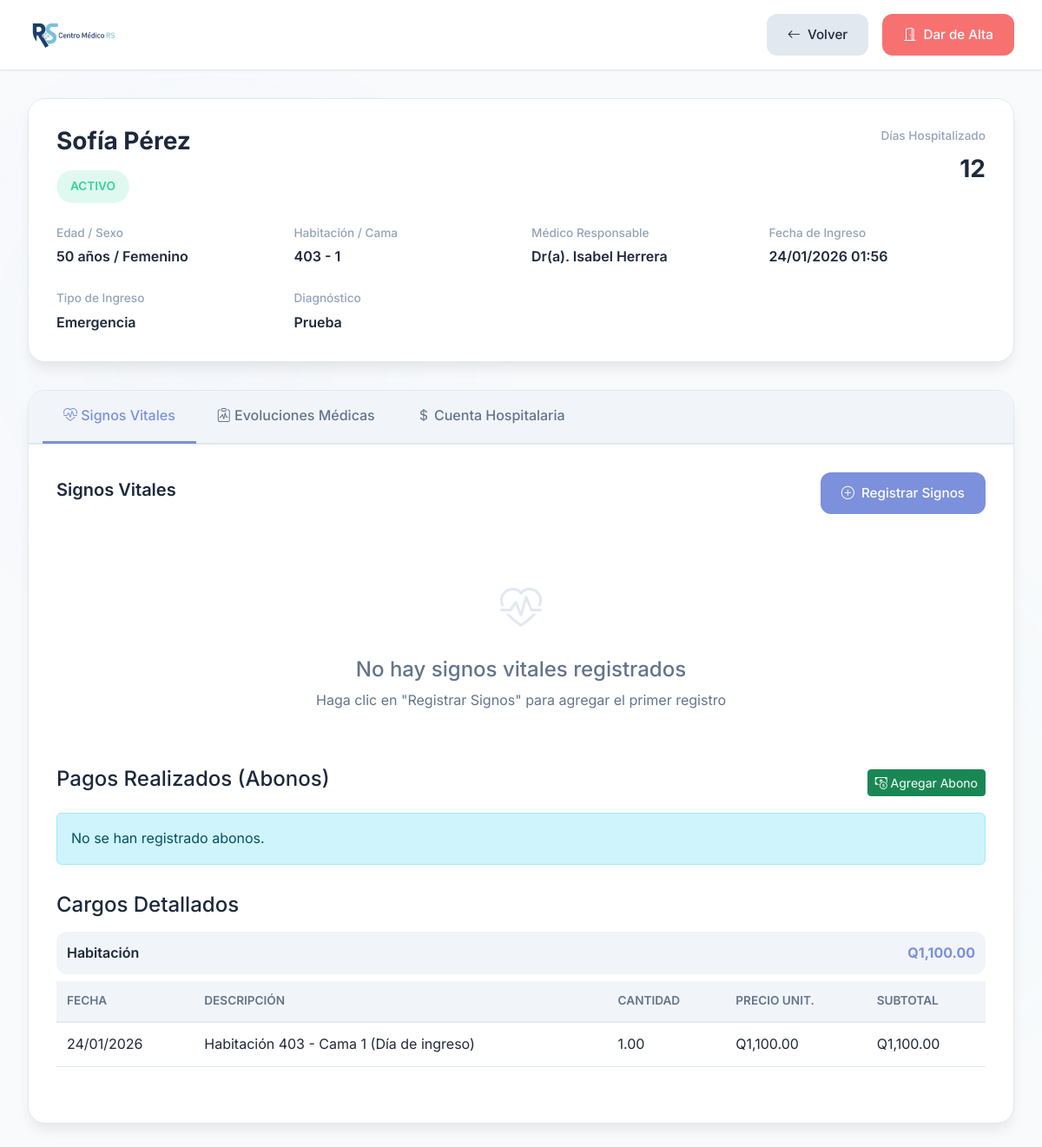
Screenshot of /php/hospitalization/detalle_encamamiento.php?id=3 (signed in) with the database file from the repository.
### tables this page shows
CREATE TABLE `encamamientos` (
  `id_encamamiento` int NOT NULL,
  `id_paciente` int NOT NULL,
  `id_cama` int NOT NULL,
  `id_doctor` int DEFAULT NULL,
  `fecha_ingreso` datetime NOT NULL,
  `fecha_alta` datetime DEFAULT NULL,
  `motivo_ingreso` text NOT NULL,
  `diagnostico_ingreso` varchar(500) DEFAULT NULL,
  `diagnostico_egreso` varchar(500) DEFAULT NULL,
  `estado` enum('Activo','Alta_Medica','Alta_Administrativa','Transferido','Fallecido') DEFAULT 'Activo',
  `tipo_ingreso` enum('Programado','Emergencia','Referido') DEFAULT 'Programado',
  `notas_ingreso` text,
  `notas_alta` text,
  `created_by` int DEFAULT NULL,
  `fecha_creacion` timestamp NULL DEFAULT CURRENT_TIMESTAMP,
  `fecha_actualizacion` timestamp NULL DEFAULT CURRENT_TIMESTAMP ON UPDATE CURRENT_TIMESTAMP
);

CREATE TABLE `pacientes` (
  `id_paciente` int NOT NULL,
  `nombre` varchar(100) NOT NULL,
  `apellido` varchar(100) NOT NULL,
  `fecha_nacimiento` date NOT NULL,
  `genero` enum('Masculino','Femenino') NOT NULL,
  `direccion` varchar(255) DEFAULT NULL,
  `telefono` varchar(15) DEFAULT NULL,
  `correo` varchar(100) DEFAULT NULL,
  `fecha_registro` timestamp NULL DEFAULT CURRENT_TIMESTAMP
);

CREATE TABLE `habitaciones` (
  `id_habitacion` int NOT NULL,
  `numero_habitacion` varchar(10) NOT NULL,
  `tipo_habitacion` enum('Individual','Compartida','UCI','Pediatría','Observación') NOT NULL,
  `tarifa_por_noche` decimal(10,2) NOT NULL,
  `piso` varchar(50) DEFAULT NULL,
  `estado` enum('Disponible','Ocupada','Mantenimiento','Reservada') DEFAULT 'Disponible',
  `descripcion` text,
  `tiene_bano` tinyint(1) DEFAULT '1',
  `tiene_tv` tinyint(1) DEFAULT '0',
  `tiene_aire_acondicionado` tinyint(1) DEFAULT '0',
  `capacidad_maxima` int DEFAULT '1',
  `fecha_creacion` timestamp NULL DEFAULT CURRENT_TIMESTAMP,
  `fecha_actualizacion` timestamp NULL DEFAULT CURRENT_TIMESTAMP ON UPDATE CURRENT_TIMESTAMP
);

CREATE TABLE `camas` (
  `id_cama` int NOT NULL,
  `id_habitacion` int NOT NULL,
  `numero_cama` varchar(5) NOT NULL,
  `estado` enum('Disponible','Ocupada','Mantenimiento','Reservada') DEFAULT 'Disponible',
  `descripcion` text,
  `fecha_creacion` timestamp NULL DEFAULT CURRENT_TIMESTAMP,
  `fecha_actualizacion` timestamp NULL DEFAULT CURRENT_TIMESTAMP ON UPDATE CURRENT_TIMESTAMP
);

CREATE TABLE `usuarios` (
  `idUsuario` int NOT NULL,
  `usuario` varchar(255) NOT NULL,
  `password` varchar(255) NOT NULL,
  `nombre` varchar(255) NOT NULL,
  `apellido` varchar(255) NOT NULL,
  `especialidad` varchar(255) DEFAULT NULL,
  `tipoUsuario` enum('admin','doc','user','') NOT NULL,
  `clinica` varchar(255) NOT NULL,
  `telefono` varchar(255) NOT NULL,
  `email` varchar(255) NOT NULL,
  `permisos_modulos` text
);

CREATE TABLE `cargos_hospitalarios` (
  `id_cargo` int NOT NULL,
  `id_cuenta` int NOT NULL,
  `tipo_cargo` enum('Habitación','Medicamento','Procedimiento','Laboratorio','Honorario','Insumo','Otro') NOT NULL,
  `descripcion` varchar(500) NOT NULL,
  `cantidad` decimal(10,3) DEFAULT '1.000',
  `precio_unitario` decimal(10,2) NOT NULL,
  `subtotal` decimal(10,2) GENERATED ALWAYS AS ((`cantidad` * `precio_unitario`)) STORED,
  `fecha_cargo` datetime NOT NULL,
  `fecha_aplicacion` date DEFAULT NULL COMMENT 'Para cargos de habitación por noche',
  `registrado_por` int DEFAULT NULL,
  `referencia_id` int DEFAULT NULL COMMENT 'ID del item original (id_medicamento, id_procedimiento, etc)',
  `referencia_tabla` varchar(50) DEFAULT NULL COMMENT 'Nombre de la tabla de referencia',
  `notas` text,
  `cancelado` tinyint(1) DEFAULT '0',
  `fecha_cancelacion` datetime DEFAULT NULL,
  `motivo_cancelacion` text,
  `fecha_creacion` timestamp NULL DEFAULT CURRENT_TIMESTAMP
);

### php/hospitalization/detalle_encamamiento.php (the view, shortened to what the rows shown need)
<?php
$id_encamamiento = isset($_GET['id']) ? intval($_GET['id']) : 0;
try {
    $database = new Database();
    $conn = $database->getConnection();
    $stmt_enc = $conn->prepare("
        SELECT
            e.*,
            pac.nombre as nombre_paciente,
            pac.apellido as apellido_paciente,
            pac.fecha_nacimiento,
            pac.genero,
            pac.direccion,
            pac.telefono,
            hab.numero_habitacion,
            hab.tipo_habitacion,
            hab.tarifa_por_noche,
            c.numero_cama,
            u.nombre as doctor_nombre,
            u.apellido as doctor_apellido,
            u.especialidad,
            DATEDIFF(COALESCE(e.fecha_alta, CURDATE()), DATE(e.fecha_ingreso)) as dias_hospitalizado
        FROM encamamientos e
        INNER JOIN pacientes pac ON e.id_paciente = pac.id_paciente
        INNER JOIN camas c ON e.id_cama = c.id_cama
        INNER JOIN habitaciones hab ON c.id_habitacion = hab.id_habitacion
        LEFT JOIN usuarios u ON e.id_doctor = u.idUsuario
        WHERE e.id_encamamiento = ?
    ");
    $stmt_enc->execute([$id_encamamiento]);
    $encamamiento = $stmt_enc->fetch(PDO::FETCH_ASSOC);
    $fecha_nac = new DateTime($encamamiento['fecha_nacimiento']);
    $hoy = new DateTime();
    $edad = $hoy->diff($fecha_nac)->y;
    $stmt_cuenta = $conn->prepare("
        SELECT * FROM cuenta_hospitalaria WHERE id_encamamiento = ?
    ");
    $stmt_cuenta->execute([$id_encamamiento]);
    $cuenta = $stmt_cuenta->fetch(PDO::FETCH_ASSOC);
    if ($cuenta) {
        $id_cuenta = $cuenta['id_cuenta'];
        $stmt_cuenta->execute([$id_encamamiento]);
        $cuenta = $stmt_cuenta->fetch(PDO::FETCH_ASSOC);
        $stmt_cargos = $conn->prepare("
            SELECT ch.*, u.nombre as registrado_nombre
            FROM cargos_hospitalarios ch
            LEFT JOIN usuarios u ON ch.registrado_por = u.idUsuario
            WHERE ch.id_cuenta = ? AND ch.cancelado = FALSE
            ORDER BY ch.fecha_cargo DESC
        ");
        $stmt_cargos->execute([$id_cuenta]);
        $cargos = $stmt_cargos->fetchAll(PDO::FETCH_ASSOC);
        $cargos_por_tipo = [
            'Habitación' => [],
            'Medicamento' => [],
            'Procedimiento' => [],
            'Laboratorio' => [],
            'Honorario' => [],
            'Insumo' => [],
            'Otro' => []
        ];
        foreach ($cargos as $cargo) {
            $tipo = $cargo['tipo_cargo'];
            $cargos_por_tipo[$tipo][] = $cargo;
        }
    } else {
        $cargos = [];
        $cargos_por_tipo = [];
        $abonos = [];
    }
} catch (Exception $e) {
    die("Error: " . $e->getMessage());
}
?>
<!DOCTYPE html>
<html lang="es" data-theme="light">
<head>
    <link rel="stylesheet" href="https://cdn.jsdelivr.net/npm/bootstrap-icons@1.10.0/font/bootstrap-icons.css">
    <link href="https://cdn.jsdelivr.net/npm/bootstrap@5.3.0/dist/css/bootstrap.min.css" rel="stylesheet">
</head>
<body>
    <main class="main-content">
        <div class="patient-header">
            <div class="d-flex justify-content-between align-items-start">
                <div>
                    <h1 class="patient-title">
                        <?php echo htmlspecialchars($encamamiento['nombre_paciente'] . ' ' . $encamamiento['apellido_paciente']); ?>
                    </h1>
                    <span class="status-badge activo"><?php echo $encamamiento['estado']; ?></span>
                </div>
            </div>
            <div class="patient-meta">
                <div class="meta-item">
                    <span class="meta-label">Edad / Sexo</span>
                    <span class="meta-value"><?php echo $edad; ?> años /
                        <?php echo htmlspecialchars($encamamiento['genero']); ?></span>
                </div>
                <div class="meta-item">
                    <span class="meta-label">Habitación / Cama</span>
                    <span
                        class="meta-value"><?php echo htmlspecialchars($encamamiento['numero_habitacion'] . ' - ' . $encamamiento['numero_cama']); ?></span>
                </div>
                <div class="meta-item">
                    <span class="meta-label">Médico Responsable</span>
                    <span class="meta-value">Dr(a).
                        <?php echo htmlspecialchars($encamamiento['doctor_nombre'] . ' ' . $encamamiento['doctor_apellido']); ?></span>
                </div>
                <div class="meta-item">
                    <span class="meta-label">Fecha de Ingreso</span>
                    <span
                        class="meta-value"><?php echo date('d/m/Y H:i', strtotime($encamamiento['fecha_ingreso'])); ?></span>
                </div>
                <div class="meta-item">
                    <span class="meta-label">Tipo de Ingreso</span>
                    <span class="meta-value"><?php echo htmlspecialchars($encamamiento['tipo_ingreso']); ?></span>
                </div>
                <div class="meta-item">
                    <span class="meta-label">Diagnóstico</span>
                    <span
                        class="meta-value"><?php echo htmlspecialchars($encamamiento['diagnostico_ingreso']); ?></span>
                </div>
            </div>
        </div>
        <div class="tabs-container">
            <div class="tab-content">
                    <?php if ($cuenta): ?>
                    <div class="charges-section">
                        <?php foreach ($cargos_por_tipo as $tipo => $cargos_tipo): ?>
                            <?php if (count($cargos_tipo) > 0): ?>
                                <?php
                                $subtotal_tipo = array_sum(array_column($cargos_tipo, 'subtotal'));
                                ?>
                                <div class="charges-category">
                                    <div class="category-title">
                                        <span><?php echo $tipo; ?></span>
                                        <span class="category-total">Q<?php echo number_format($subtotal_tipo, 2); ?></span>
                                    </div>
                                    <div class="table-responsive">
                                        <table class="data-table">
                                            <thead>
                                                <tr>
                                                    <th>Fecha</th>
                                                    <th>Descripción</th>
                                                    <th>Cantidad</th>
                                                    <th>Precio Unit.</th>
                                                    <th>Subtotal</th>
                                                </tr>
                                            </thead>
                                            <tbody>
                                                <?php foreach ($cargos_tipo as $cargo): ?>
                                                    <tr>
                                                        <td><?php echo date('d/m/Y', strtotime($cargo['fecha_cargo'])); ?></td>
                                                        <td><?php echo htmlspecialchars($cargo['descripcion']); ?></td>
                                                        <td><?php echo number_format($cargo['cantidad'], 2); ?></td>
                                                        <td>Q<?php echo number_format($cargo['precio_unitario'], 2); ?></td>
                                                        <td>Q<?php echo number_format($cargo['subtotal'], 2); ?></td>
                                                    </tr>
                                                <?php endforeach; ?>
                                            </tbody>
                                        </table>
                                    </div>
                                </div>
                            <?php endif; ?>
                        <?php endforeach; ?>
                    </div>
                <?php else: ?>
                    <div class="alert alert-warning">No se encontró cuenta hospitalaria.</div>
                <?php endif; ?>
            </div>
        </div>
    </main>
</body>
</html>

### rows the page displays
encamamientos: pacientes.nombre+apellido "Sofía Pérez", estado "ACTIVO", pacientes.genero "Femenino", habitaciones.numero_habitacion "403 - 1", id_doctor.apellido "Isabel Herrera", fecha_ingreso "24/01/2026 01:56", tipo_ingreso "Emergencia", diagnostico_ingreso "Prueba"
cargos_hospitalarios: tipo_cargo "Habitación", subtotal_tipo "1,100.00", fecha_cargo "24/01/2026", descripcion "Habitación 403 - Cama 1 (Día de ingreso)", cantidad "1.00", precio_unitario "1,100.00", subtotal "1,100.00"

### other values shown
$encamamiento['dias_hospitalizado'] "12"
